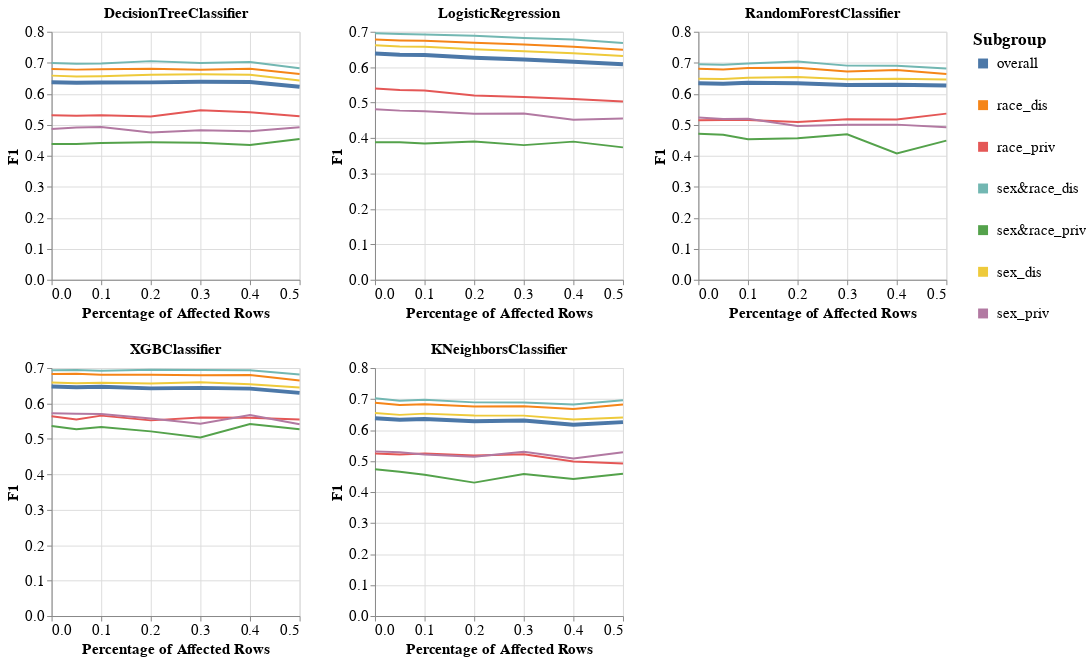

Source (notebook cell):
### Code cell
visualizer.create_subgroups_grid_pct_lines_per_model_plot(subgroup_metric='F1',
                                                          target_preprocessing_technique=PREPROCESSING_TECHNIQUES[0],
                                                          model_names=MODEL_NAMES)
